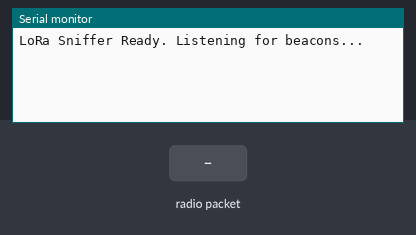
The sketch below on a simulated Arduino Uno, built with avr-gcc and run on an emulated ATmega328P. Shown: the last lines printed to the serial monitor. The inputs (shaded band) are chosen by the test bench. No radio packets arrive unless stated.

Above: at 1.2 s.
1.3 s: radio packet "1" arrives
At 2.0 s:
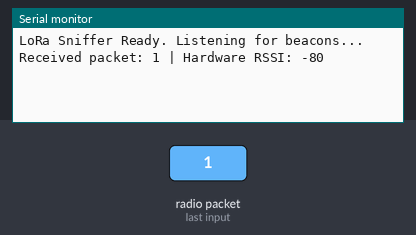
2.8 s: radio packet "0" arrives
At 3.1 s:
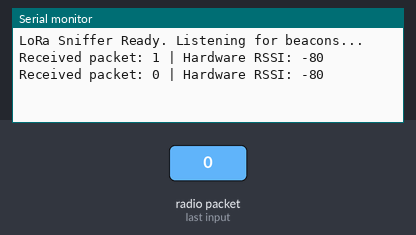
4.3 s: radio packet "2" arrives
At 5.5 s:
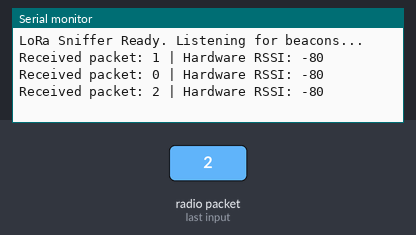

The sketch:

reciver.ino
```cpp
// Simple LoRa Sniffer - Receiver
// Used to verify Emitters are working correctly
#include <SPI.h>
#include <RH_RF95.h>

// Pin definitions for Adafruit Feather M0 with RFM95W
#define RFM95_CS   8
#define RFM95_INT  3
#define RFM95_RST  4
#define RF95_FREQ  868.1

RH_RF95 rf95(RFM95_CS, RFM95_INT);

void setup() {
  Serial.begin(115200);
  // Wait for Serial Monitor to open before continuing
  while (!Serial);

  // Hardware reset
  pinMode(RFM95_RST, OUTPUT);
  digitalWrite(RFM95_RST, HIGH);
  digitalWrite(RFM95_RST, LOW);  delay(10);
  digitalWrite(RFM95_RST, HIGH); delay(10);

  if (!rf95.init()) {
    Serial.println("LoRa init failed");
    while(1);
  }

  // Configuration must match the Emitters
  rf95.setFrequency(RF95_FREQ);
  rf95.setModemConfig(RH_RF95::Bw125Cr45Sf128); // SF7, BW 125 kHz

  Serial.println("LoRa Sniffer Ready. Listening for beacons...");
}

void loop() {
  // Check if a new packet has arrived in the air
  if (rf95.available()) {
    uint8_t buf[RH_RF95_MAX_MESSAGE_LEN];
    uint8_t len = sizeof(buf);

    // Read the packet
    if (rf95.recv(buf, &len)) {
      int rssi = rf95.lastRssi();

      // Print the payload and the signal strength
      Serial.print("Received packet: ");
      Serial.print((char*)buf);
      Serial.print(" | Hardware RSSI: ");
      Serial.println(rssi);
    }
  }
}
```

Measured:
- after the input at 1.3 s, the serial monitor: prints a new line at once (image 1)
- after the input at 2.8 s, the serial monitor: prints a new line at once (image 2)
- after the input at 4.3 s, the serial monitor: prints a new line at once (image 3)
